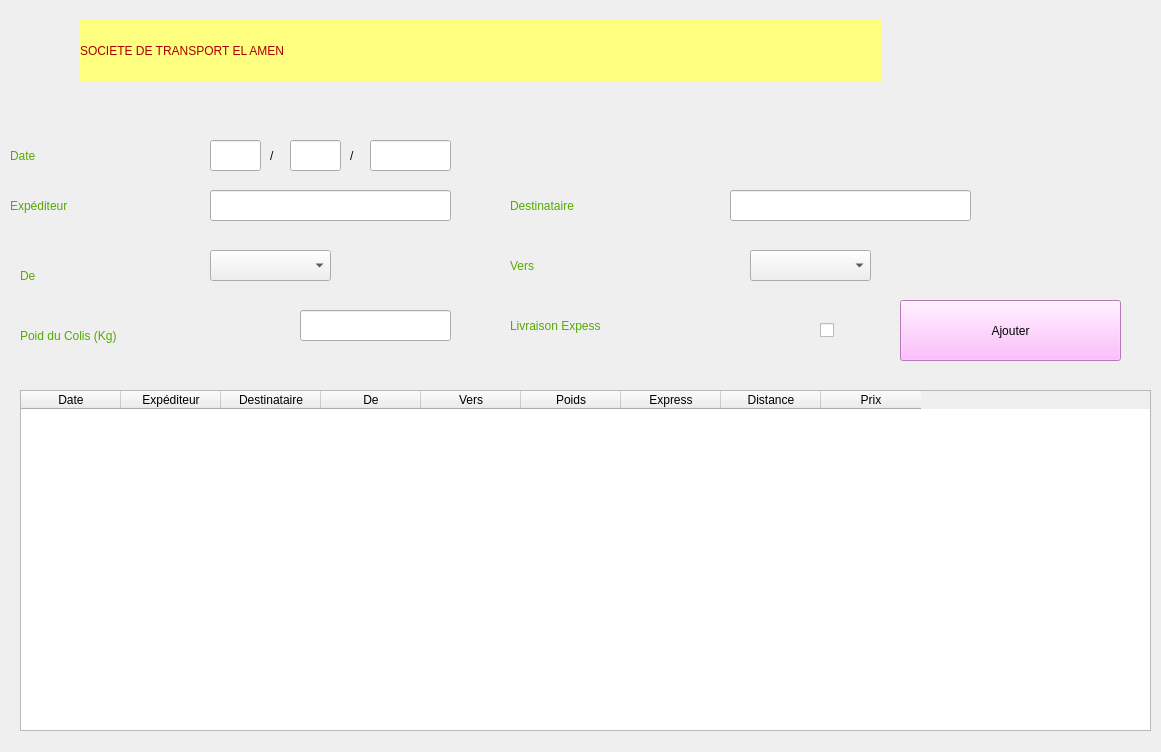
<?xml version="1.0" encoding="UTF-8"?>
<ui version="4.0">
 <class>Form</class>
 <widget class="QWidget" name="Form">
  <property name="geometry">
   <rect>
    <x>0</x>
    <y>0</y>
    <width>1161</width>
    <height>752</height>
   </rect>
  </property>
  <property name="windowTitle">
   <string>Calcul frais transport</string>
  </property>
  <widget class="QLabel" name="label">
   <property name="geometry">
    <rect>
     <x>80</x>
     <y>20</y>
     <width>801</width>
     <height>61</height>
    </rect>
   </property>
   <property name="styleSheet">
    <string notr="true">font: 28pt &quot;Roboto Slab&quot;;
background-color: rgb(255, 255, 127);
color: rgb(170, 0, 0);</string>
   </property>
   <property name="text">
    <string>SOCIETE DE TRANSPORT EL AMEN</string>
   </property>
  </widget>
  <widget class="QLabel" name="label_2">
   <property name="geometry">
    <rect>
     <x>10</x>
     <y>140</y>
     <width>71</width>
     <height>31</height>
    </rect>
   </property>
   <property name="styleSheet">
    <string notr="true">font: 87 16pt &quot;Arial Black&quot;;
color: rgb(85, 170, 0);</string>
   </property>
   <property name="text">
    <string>Date</string>
   </property>
  </widget>
  <widget class="QLineEdit" name="txtJ">
   <property name="geometry">
    <rect>
     <x>210</x>
     <y>140</y>
     <width>51</width>
     <height>31</height>
    </rect>
   </property>
  </widget>
  <widget class="QLabel" name="label_3">
   <property name="geometry">
    <rect>
     <x>270</x>
     <y>140</y>
     <width>16</width>
     <height>31</height>
    </rect>
   </property>
   <property name="styleSheet">
    <string notr="true">font: 87 16pt &quot;Arial Black&quot;;
</string>
   </property>
   <property name="text">
    <string>/</string>
   </property>
  </widget>
  <widget class="QLineEdit" name="txtM">
   <property name="geometry">
    <rect>
     <x>290</x>
     <y>140</y>
     <width>51</width>
     <height>31</height>
    </rect>
   </property>
  </widget>
  <widget class="QLabel" name="label_4">
   <property name="geometry">
    <rect>
     <x>350</x>
     <y>140</y>
     <width>16</width>
     <height>31</height>
    </rect>
   </property>
   <property name="styleSheet">
    <string notr="true">font: 87 16pt &quot;Arial Black&quot;;
</string>
   </property>
   <property name="text">
    <string>/</string>
   </property>
  </widget>
  <widget class="QLineEdit" name="txtA">
   <property name="geometry">
    <rect>
     <x>370</x>
     <y>140</y>
     <width>81</width>
     <height>31</height>
    </rect>
   </property>
  </widget>
  <widget class="QLabel" name="label_5">
   <property name="geometry">
    <rect>
     <x>10</x>
     <y>190</y>
     <width>171</width>
     <height>31</height>
    </rect>
   </property>
   <property name="styleSheet">
    <string notr="true">font: 87 16pt &quot;Arial Black&quot;;
color: rgb(85, 170, 0);</string>
   </property>
   <property name="text">
    <string>Expéditeur</string>
   </property>
  </widget>
  <widget class="QLineEdit" name="txtExp">
   <property name="geometry">
    <rect>
     <x>210</x>
     <y>190</y>
     <width>241</width>
     <height>31</height>
    </rect>
   </property>
  </widget>
  <widget class="QLineEdit" name="txtDest">
   <property name="geometry">
    <rect>
     <x>730</x>
     <y>190</y>
     <width>241</width>
     <height>31</height>
    </rect>
   </property>
  </widget>
  <widget class="QLabel" name="label_6">
   <property name="geometry">
    <rect>
     <x>510</x>
     <y>190</y>
     <width>181</width>
     <height>31</height>
    </rect>
   </property>
   <property name="styleSheet">
    <string notr="true">font: 87 16pt &quot;Arial Black&quot;;
color: rgb(85, 170, 0);</string>
   </property>
   <property name="text">
    <string>Destinataire</string>
   </property>
  </widget>
  <widget class="QLabel" name="label_7">
   <property name="geometry">
    <rect>
     <x>20</x>
     <y>260</y>
     <width>61</width>
     <height>31</height>
    </rect>
   </property>
   <property name="styleSheet">
    <string notr="true">font: 87 16pt &quot;Arial Black&quot;;
color: rgb(85, 170, 0);</string>
   </property>
   <property name="text">
    <string>De</string>
   </property>
  </widget>
  <widget class="QComboBox" name="cmbDe">
   <property name="geometry">
    <rect>
     <x>210</x>
     <y>250</y>
     <width>121</width>
     <height>31</height>
    </rect>
   </property>
  </widget>
  <widget class="QLabel" name="label_8">
   <property name="geometry">
    <rect>
     <x>510</x>
     <y>250</y>
     <width>71</width>
     <height>31</height>
    </rect>
   </property>
   <property name="styleSheet">
    <string notr="true">font: 87 16pt &quot;Arial Black&quot;;
color: rgb(85, 170, 0);</string>
   </property>
   <property name="text">
    <string>Vers</string>
   </property>
  </widget>
  <widget class="QComboBox" name="cmbVers">
   <property name="geometry">
    <rect>
     <x>750</x>
     <y>250</y>
     <width>121</width>
     <height>31</height>
    </rect>
   </property>
  </widget>
  <widget class="QLabel" name="label_9">
   <property name="geometry">
    <rect>
     <x>20</x>
     <y>320</y>
     <width>271</width>
     <height>31</height>
    </rect>
   </property>
   <property name="styleSheet">
    <string notr="true">font: 87 16pt &quot;Arial Black&quot;;
color: rgb(85, 170, 0);</string>
   </property>
   <property name="text">
    <string>Poid du Colis (Kg)</string>
   </property>
  </widget>
  <widget class="QLineEdit" name="txtPoids">
   <property name="geometry">
    <rect>
     <x>300</x>
     <y>310</y>
     <width>151</width>
     <height>31</height>
    </rect>
   </property>
  </widget>
  <widget class="QLabel" name="label_10">
   <property name="geometry">
    <rect>
     <x>510</x>
     <y>310</y>
     <width>271</width>
     <height>31</height>
    </rect>
   </property>
   <property name="styleSheet">
    <string notr="true">font: 87 16pt &quot;Arial Black&quot;;
color: rgb(85, 170, 0);</string>
   </property>
   <property name="text">
    <string>Livraison Expess</string>
   </property>
  </widget>
  <widget class="QCheckBox" name="chkExpress">
   <property name="geometry">
    <rect>
     <x>820</x>
     <y>310</y>
     <width>41</width>
     <height>41</height>
    </rect>
   </property>
   <property name="text">
    <string/>
   </property>
   <property name="iconSize">
    <size>
     <width>40</width>
     <height>40</height>
    </size>
   </property>
  </widget>
  <widget class="QPushButton" name="btnAjouter">
   <property name="geometry">
    <rect>
     <x>900</x>
     <y>300</y>
     <width>221</width>
     <height>61</height>
    </rect>
   </property>
   <property name="styleSheet">
    <string notr="true">font: 28pt &quot;Roboto Slab&quot;;
background-color: rgb(255, 170, 255);</string>
   </property>
   <property name="text">
    <string>Ajouter</string>
   </property>
  </widget>
  <widget class="QTableWidget" name="tblColis">
   <property name="geometry">
    <rect>
     <x>20</x>
     <y>390</y>
     <width>1131</width>
     <height>341</height>
    </rect>
   </property>
   <column>
    <property name="text">
     <string>Date</string>
    </property>
   </column>
   <column>
    <property name="text">
     <string>Expéditeur</string>
    </property>
   </column>
   <column>
    <property name="text">
     <string>Destinataire</string>
    </property>
   </column>
   <column>
    <property name="text">
     <string>De</string>
    </property>
   </column>
   <column>
    <property name="text">
     <string>Vers</string>
    </property>
   </column>
   <column>
    <property name="text">
     <string>Poids</string>
    </property>
   </column>
   <column>
    <property name="text">
     <string>Express</string>
    </property>
   </column>
   <column>
    <property name="text">
     <string>Distance</string>
    </property>
   </column>
   <column>
    <property name="text">
     <string>Prix</string>
    </property>
   </column>
  </widget>
 </widget>
 <resources/>
 <connections/>
</ui>
